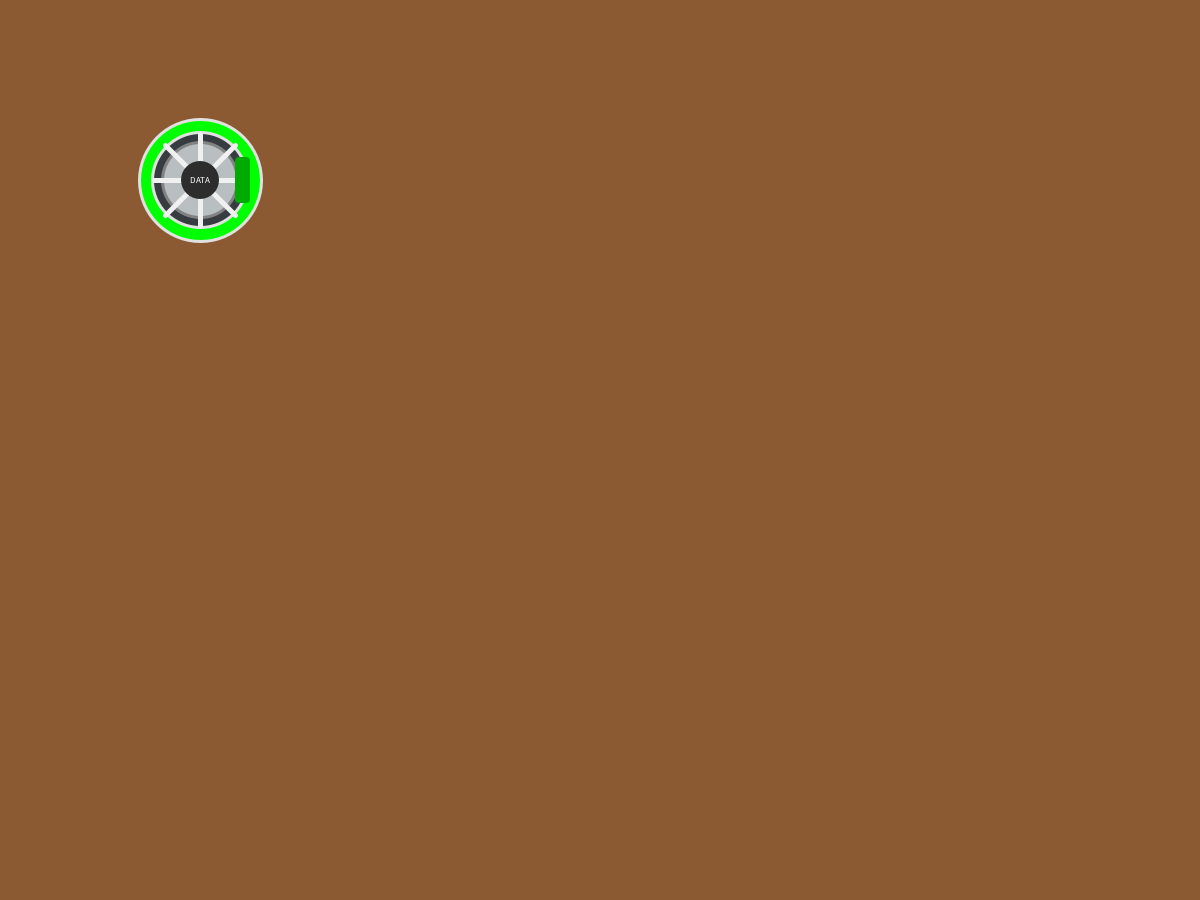
Frame 1 (no input)
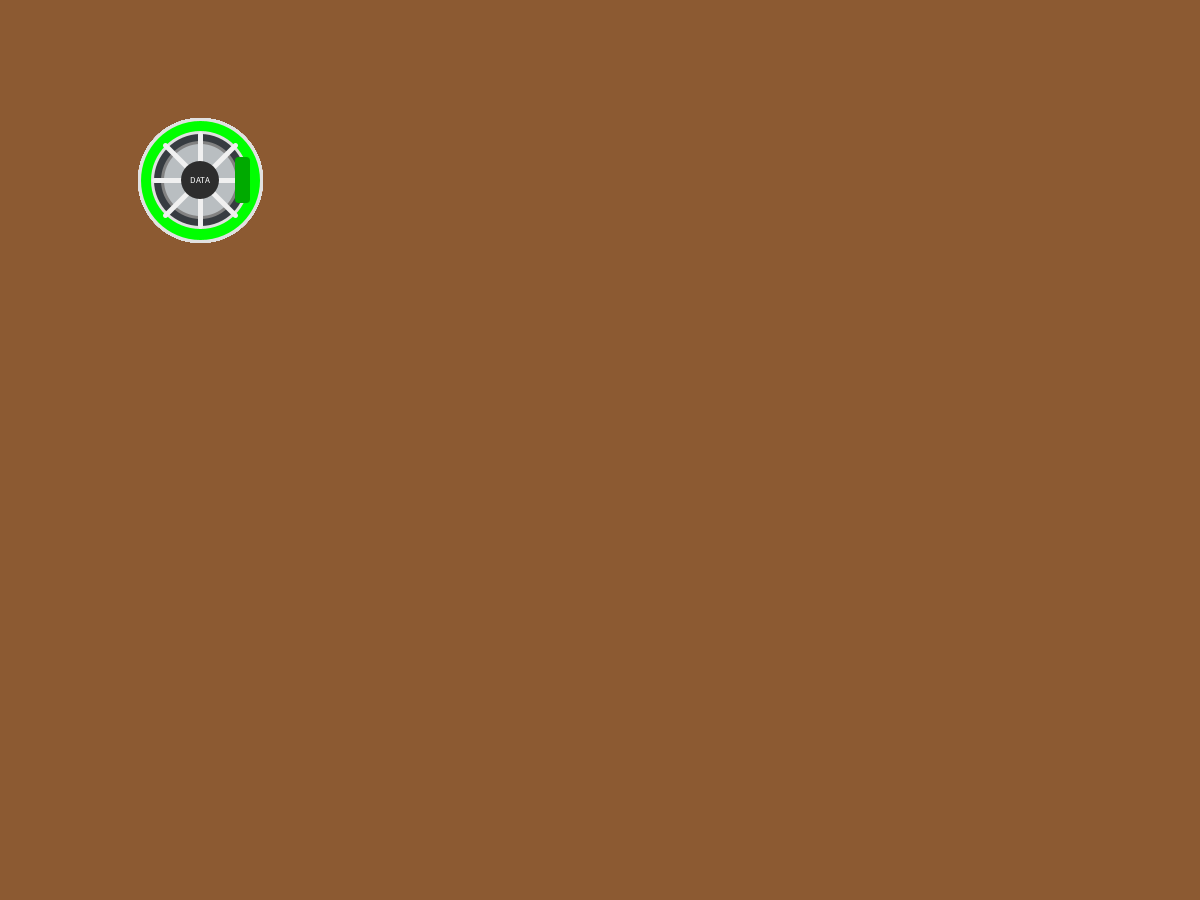
Frame 60 (the mouse pressed at the canvas centre just before this capture)
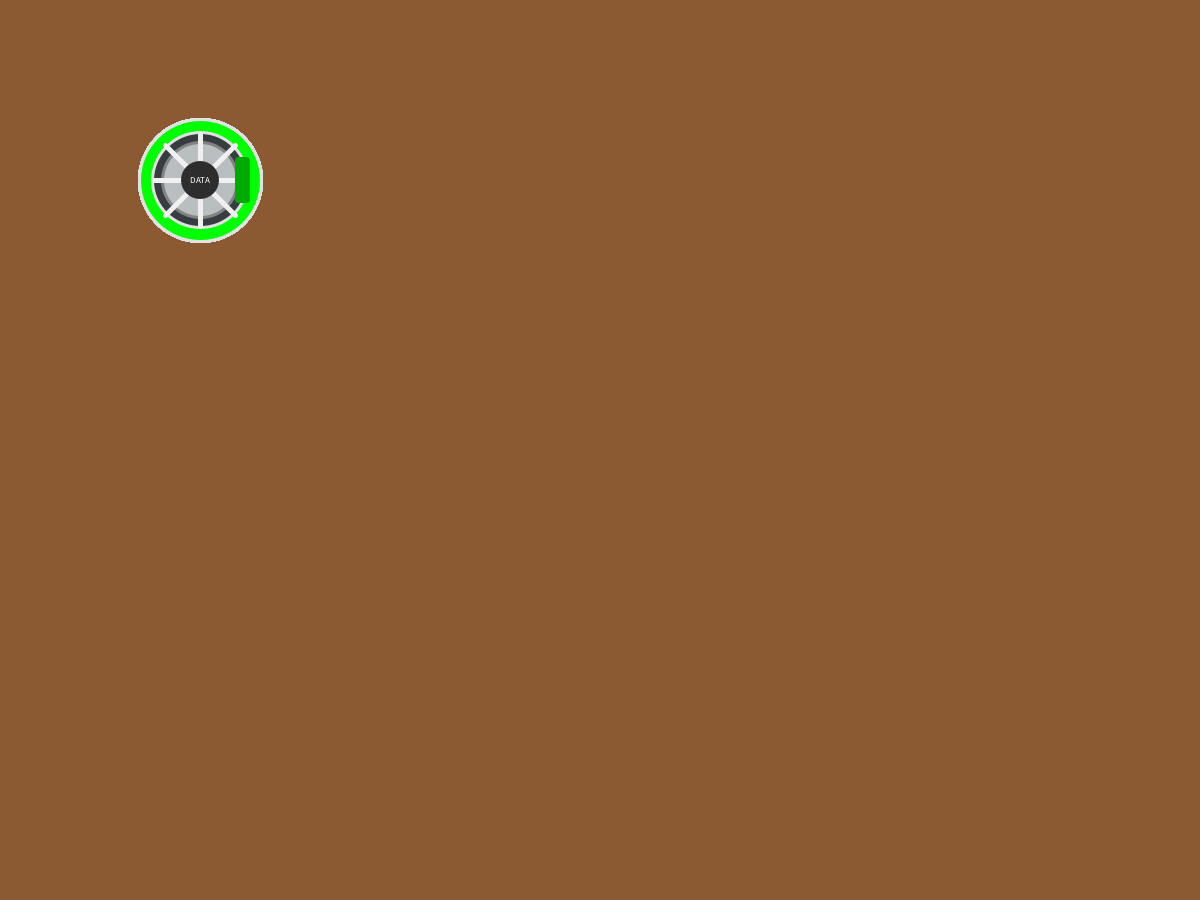
Frame 120 (the mouse held since frame 60 and released just before this capture)

The Processing sketch that drew these frames (run headless with seeded random() and noise(); from frame 60 on, the mouse is pressed at the canvas centre):

// Processing sketch: DearDataProjectFatih
// ── DearDataProjectFatih.pde
Wheel[] wheels;

void setup() {
  background(140, 90, 50);
  size(1200, 900);
  
  wheels = new Wheel[1]; // how many slots I can store so want to work up to 100 because its called dd100
  
  wheels[0] = new Wheel(200,180,2,"green", "Distracted");
  
  
}




void draw () {
  
  
  for (int i = 0; i < wheels.length; i++) {
    wheels[i].display();
    }
  
  
}

// ── Wheel_Class.pde

class Wheel {

  int x;
  int y;
  int frequency;
  int wheelSize;

  String mood;
  String reason;


  // the constructor
  Wheel(int x, int y, int frequency,
    String mood, String reason) {

    this.x = x;
    this.y = y;
    this.frequency = frequency;
    this.mood = mood;
    this.reason = reason;

    this.wheelSize = 100 + frequency * 20;      // increases the wheel size based on frequency
  }


  // method to draw the wheel
  void display() {





//this whole if statement from here to
    if (mood =="green") {
      fill(0, 255, 0);
      stroke(225);
      strokeWeight(3);
      ellipse(x, y, wheelSize - 18, wheelSize - 18);

      // silver rim inside
      fill(55, 60, 65);
      ellipse(x, y, wheelSize - 45, wheelSize - 45);


      // Brake disc
      fill(185, 190, 193);
      stroke(130);
      ellipse(x, y, wheelSize - 65, wheelSize - 65);



      // Spokes
      stroke(240);
      strokeWeight(5);

      line(x - wheelSize/3, y, x + wheelSize/3, y);

      line(x, y - wheelSize/3, x, y + wheelSize/3);

      line(x - wheelSize/4, y - wheelSize/4, x + wheelSize/4, y + wheelSize/4);

      line(x - wheelSize/4, y + wheelSize/4, x + wheelSize/4, y - wheelSize/4);
    }

    if (mood == "yellow") {
      fill(255, 255, 0);
      stroke(225);
      strokeWeight(3);
      ellipse(x, y, wheelSize - 18, wheelSize - 18);

      // silver rim inside
      fill(55, 60, 65);
      ellipse(x, y, wheelSize - 45, wheelSize - 45);


      // Brake disc
      fill(185, 190, 193);
      stroke(130);
      ellipse(x, y, wheelSize - 65, wheelSize - 65);


      // Spokes
      stroke(240);
      strokeWeight(5);

      line(x - wheelSize/3, y, x + wheelSize/3, y);

      line(x, y - wheelSize/3, x, y + wheelSize/3);

      line(x - wheelSize/4, y - wheelSize/4, x + wheelSize/4, y + wheelSize/4);

      line(x - wheelSize/4, y + wheelSize/4, x + wheelSize/4, y - wheelSize/4);
    }



    if (mood == "red") {
      fill(255, 0, 0);
      stroke(225);
      strokeWeight(3);
      ellipse(x, y, wheelSize - 18, wheelSize - 18);

      // silver rim inside
      fill(55, 60, 65);
      ellipse(x, y, wheelSize - 45, wheelSize - 45);


      // Brake disc
      stroke(130);
      ellipse(x, y, wheelSize - 65, wheelSize - 65);


      // Spokes

      fill(255, 0, 0);
      stroke(240);
      strokeWeight(5);

      line(x - wheelSize/3, y, x + wheelSize/3, y);

      line(x, y - wheelSize/3, x, y + wheelSize/3);

      line(x - wheelSize/4, y - wheelSize/4, x + wheelSize/4, y + wheelSize/4);

      line(x - wheelSize/4, y + wheelSize/4, x + wheelSize/4, y - wheelSize/4);
    }


//...here represents the command to draw on the OUTER RIM and pick its colour based on input.


    /*
    // Spokes
     stroke(240);
     strokeWeight(5);
     
     line(x - wheelSize/3, y, x + wheelSize/3, y);
     
     line(x, y - wheelSize/3, x, y + wheelSize/3);
     
     line(x - wheelSize/4, y - wheelSize/4, x + wheelSize/4, y + wheelSize/4);
     
     line(x - wheelSize/4, y + wheelSize/4, x + wheelSize/4, y - wheelSize/4);
     
     */

    // Brake caliper represents how I felt my day went
    noStroke();

    if (mood == "green") {
      fill(0, 170, 0);
    } else if (mood =="yellow") {
      fill(235, 185, 35);
    } else {
      fill(205, 0, 0);
    }

    rect(x + wheelSize/4, y - 23, 15, 46, 4);


    // Centre cap
    fill(45);
    ellipse(x, y, 38, 38);

    fill(255);
    textAlign(CENTER, CENTER);
    textSize(9);
    text("DATA", x, y);
  }
}
